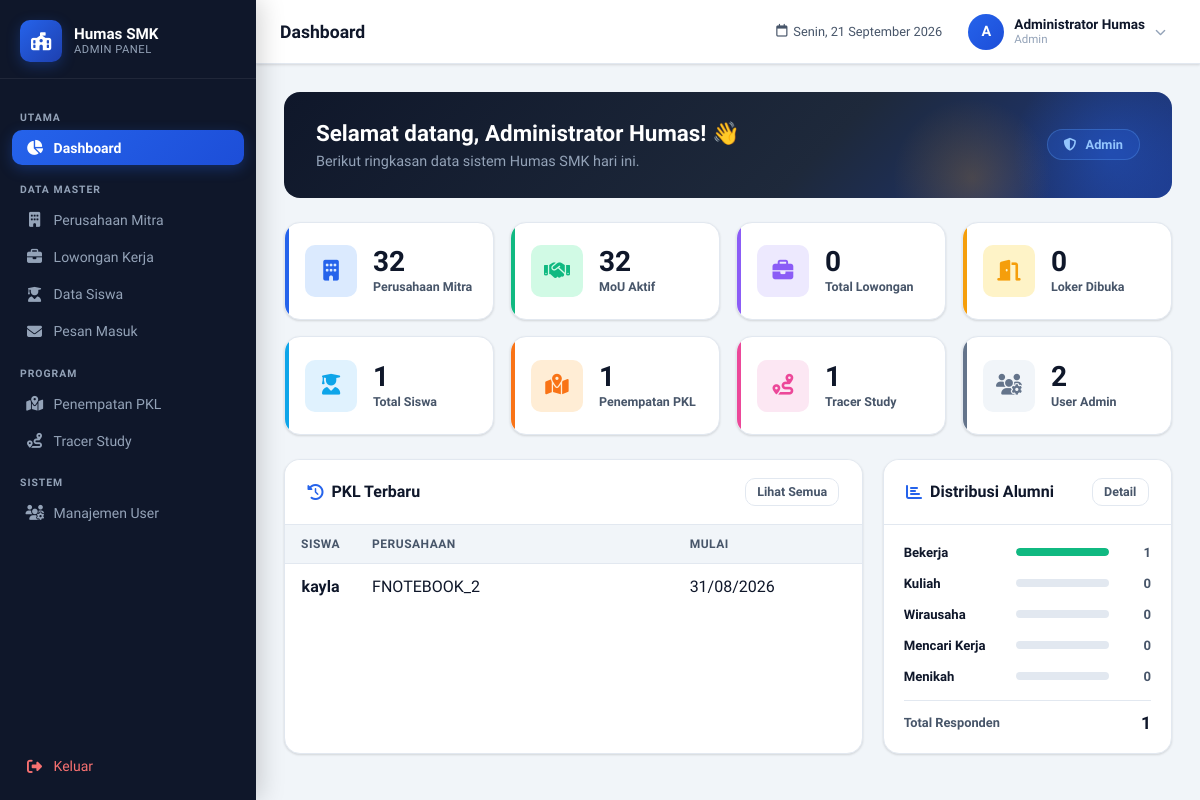
Page /admin/dashboard.php (signed in) on the committed database.
### tables this page shows
CREATE TABLE IF NOT EXISTS `pkl_penempatan` (
  `id` int NOT NULL AUTO_INCREMENT,
  `siswa_id` int NOT NULL,
  `perusahaan_id` int NOT NULL,
  `pembimbing_guru` varchar(100) NOT NULL,
  `tanggal_mulai` date NOT NULL,
  `tanggal_selesai` date NOT NULL,
  `status_penempatan` enum('Draft','Disetujui','Selesai') DEFAULT 'Draft',
  `created_at` timestamp NULL DEFAULT CURRENT_TIMESTAMP,
  `updated_at` timestamp NULL DEFAULT CURRENT_TIMESTAMP ON UPDATE CURRENT_TIMESTAMP,
  PRIMARY KEY (`id`),
  KEY `fk_pkl_siswa` (`siswa_id`),
  KEY `fk_pkl_perusahaan` (`perusahaan_id`)
);

CREATE TABLE IF NOT EXISTS `siswa` (
  `id` int NOT NULL AUTO_INCREMENT,
  `nisn` varchar(10) NOT NULL,
  `nama_siswa` varchar(150) NOT NULL,
  `kelas` varchar(20) NOT NULL,
  `jurusan` varchar(50) NOT NULL,
  `status_alumni` tinyint(1) DEFAULT '0',
  `created_at` timestamp NULL DEFAULT CURRENT_TIMESTAMP,
  `updated_at` timestamp NULL DEFAULT CURRENT_TIMESTAMP ON UPDATE CURRENT_TIMESTAMP,
  PRIMARY KEY (`id`),
  UNIQUE KEY `nisn` (`nisn`)
);

CREATE TABLE IF NOT EXISTS `perusahaan` (
  `id` int NOT NULL AUTO_INCREMENT,
  `nama_perusahaan` varchar(150) NOT NULL,
  `sektor_bidang` varchar(100) NOT NULL,
  `jurusan` text NOT NULL,
  `alamat` text NOT NULL,
  `penanggung_jawab` varchar(100) NOT NULL,
  `no_telepon` varchar(20) NOT NULL,
  `status_mou` varchar(100) DEFAULT 'Proses',
  `created_at` timestamp NULL DEFAULT CURRENT_TIMESTAMP,
  `updated_at` timestamp NULL DEFAULT CURRENT_TIMESTAMP ON UPDATE CURRENT_TIMESTAMP,
  PRIMARY KEY (`id`)
);

### admin/dashboard.php (the view, shortened to what this page needs)
<?php
require_once '../backend/connection.php';
$stats = [];
$queries = [
    'perusahaan' => "
        SELECT COUNT(*) AS n
        FROM perusahaan
    ",
    'mou_aktif' => "
        SELECT COUNT(*) AS n
        FROM perusahaan
        WHERE status_mou IS NOT NULL
        AND status_mou != ''
    ",
    'lowongan' => "
        SELECT COUNT(*) AS n
        FROM lowongan_kerja
    ",
    'loker_buka' => "
        SELECT COUNT(*) AS n
        FROM lowongan_kerja
        WHERE status_loker = 'Buka'
    ",
    'siswa' => "
        SELECT COUNT(*) AS n
        FROM siswa
    ",
    'alumni' => "
        SELECT COUNT(*) AS n
        FROM siswa
        WHERE status_alumni = 1
    ",
    'pkl' => "
        SELECT COUNT(*) AS n
        FROM pkl_penempatan
    ",
    'pkl_aktif' => "
        SELECT COUNT(*) AS n
        FROM pkl_penempatan
        WHERE status_penempatan = 'Disetujui'
    ",
    'tracer' => "
        SELECT COUNT(*) AS n
        FROM tracer_study
    ",
    'users' => "
        SELECT COUNT(*) AS n
        FROM users
    "
];
foreach ($queries as $key => $sql) {
    $res = mysqli_query($koneksi, $sql);
    if ($res) {
        $row = mysqli_fetch_assoc($res);
        $stats[$key] = $row['n'] ?? 0;
    } else {
        $stats[$key] = 0;
    }
}
$sql_pkl = "
    SELECT
        s.nama_siswa AS siswa,
        p.nama_perusahaan AS perusahaan,
        pk.pembimbing_guru,
        pk.status_penempatan,
        pk.tanggal_mulai,
        pk.tanggal_selesai
    FROM pkl_penempatan pk
    INNER JOIN siswa s
        ON s.id = pk.siswa_id
    INNER JOIN perusahaan p
        ON p.id = pk.perusahaan_id
    ORDER BY pk.created_at DESC
    LIMIT 6
";
$pkl_terbaru = mysqli_query($koneksi, $sql_pkl);
$sql_tracer_dist = "
    SELECT
        status_alumni,
        COUNT(*) AS n
    FROM tracer_study
    GROUP BY status_alumni
";
$tracer_dist = mysqli_query($koneksi, $sql_tracer_dist);
$tracer_data = [];
if ($tracer_dist) {
    while ($r = mysqli_fetch_assoc($tracer_dist)) {
        $tracer_data[$r['status_alumni']] = $r['n'];
    }
}
$tracer_data['Bekerja'] =
    $tracer_data['Bekerja'] ?? 0;
$tracer_data['Kuliah'] =
    $tracer_data['Kuliah'] ?? 0;
$tracer_data['Wirausaha'] =
    $tracer_data['Wirausaha'] ?? 0;
$tracer_data['Mencari Kerja'] =
    $tracer_data['Mencari Kerja'] ?? 0;
$tracer_data['Menikah'] =
    $tracer_data['Menikah'] ?? 0;
?>
<!DOCTYPE html>
<html lang="id">
<head>
    <link rel="stylesheet" href="https://cdnjs.cloudflare.com/ajax/libs/font-awesome/6.4.0/css/all.min.css">
    <link rel="stylesheet" href="assets/admin-style.css">
</head>
<body>
<?php include 'includes/sidebar.php'; ?>
<div class="admin-main">
    <?php include 'includes/header.php'; ?>
    <main class="admin-content">
        <div class="welcome-banner">
            <div class="welcome-text" style="position:relative;z-index:1;">
                <h2>Selamat datang, <?= htmlspecialchars($_SESSION['nama_lengkap'] ?? 'Admin') ?>! 👋</h2>
                <p>Berikut ringkasan data sistem Humas SMK hari ini.</p>
            </div>
            <span class="welcome-badge">
                <i class="fa-solid fa-shield-halved" style="margin-right:6px;"></i>
                <?= htmlspecialchars($_SESSION['jabatan'] ?? 'Admin') ?>
            </span>
        </div>
        <div class="stat-grid">
            <a href="perusahaan.php" class="stat-card" style="--card-color:#2563eb;--card-bg:#dbeafe; text-decoration:none;">
                <div class="stat-icon"><i class="fa-solid fa-building"></i></div>
                <div class="stat-info">
                    <span class="stat-value"><?= $stats['perusahaan'] ?></span>
                    <span class="stat-label">Perusahaan Mitra</span>
                </div>
            </a>
            <a href="perusahaan.php" class="stat-card" style="--card-color:#10b981;--card-bg:#d1fae5; text-decoration:none;">
                <div class="stat-icon"><i class="fa-solid fa-handshake"></i></div>
                <div class="stat-info">
                    <span class="stat-value"><?= $stats['mou_aktif'] ?></span>
                    <span class="stat-label">MoU Aktif</span>
                </div>
            </a>
            <a href="lowongan.php" class="stat-card" style="--card-color:#8b5cf6;--card-bg:#ede9fe; text-decoration:none;">
                <div class="stat-icon"><i class="fa-solid fa-briefcase"></i></div>
                <div class="stat-info">
                    <span class="stat-value"><?= $stats['lowongan'] ?></span>
                    <span class="stat-label">Total Lowongan</span>
                </div>
            </a>
            <a href="lowongan.php" class="stat-card" style="--card-color:#f59e0b;--card-bg:#fef3c7; text-decoration:none;">
                <div class="stat-icon"><i class="fa-solid fa-door-open"></i></div>
                <div class="stat-info">
                    <span class="stat-value"><?= $stats['loker_buka'] ?></span>
                    <span class="stat-label">Loker Dibuka</span>
                </div>
            </a>
            <a href="siswa.php" class="stat-card" style="--card-color:#0ea5e9;--card-bg:#e0f2fe; text-decoration:none;">
                <div class="stat-icon"><i class="fa-solid fa-user-graduate"></i></div>
                <div class="stat-info">
                    <span class="stat-value"><?= $stats['siswa'] ?></span>
                    <span class="stat-label">Total Siswa</span>
                </div>
            </a>
            <a href="pkl.php" class="stat-card" style="--card-color:#f97316;--card-bg:#ffedd5; text-decoration:none;">
                <div class="stat-icon"><i class="fa-solid fa-map-location-dot"></i></div>
                <div class="stat-info">
                    <span class="stat-value"><?= $stats['pkl'] ?></span>
                    <span class="stat-label">Penempatan PKL</span>
                </div>
            </a>
            <a href="tracer.php" class="stat-card" style="--card-color:#ec4899;--card-bg:#fce7f3; text-decoration:none;">
                <div class="stat-icon"><i class="fa-solid fa-route"></i></div>
                <div class="stat-info">
                    <span class="stat-value"><?= $stats['tracer'] ?></span>
                    <span class="stat-label">Tracer Study</span>
                </div>
            </a>
            <a href="users.php" class="stat-card" style="--card-color:#64748b;--card-bg:#f1f5f9; text-decoration:none;">
                <div class="stat-icon"><i class="fa-solid fa-users-gear"></i></div>
                <div class="stat-info">
                    <span class="stat-value"><?= $stats['users'] ?></span>
                    <span class="stat-label">User Admin</span>
                </div>
            </a>
        </div>
        <div class="dashboard-grid">
            <div class="card">
                <div class="card-header">
                    <span class="card-title"><i class="fa-solid fa-clock-rotate-left"></i> PKL Terbaru</span>
                    <a href="pkl.php" class="btn btn-outline btn-sm">Lihat Semua</a>
                </div>
                <div class="table-wrapper">
                    <table>
                        <thead>
                            <tr>
                                <th>Siswa</th>
                                <th>Perusahaan</th>
                                <th>Mulai</th>
                            </tr>
                        </thead>
                        <tbody>
                        <?php
                        while ($row = mysqli_fetch_assoc($pkl_terbaru)):
                        ?>
                            <tr>
                                <td style="font-weight:600;"><?= htmlspecialchars($row['siswa']) ?></td>
                                <td><?= htmlspecialchars($row['perusahaan']) ?></td>
                                <td><?= date('d/m/Y', strtotime($row['tanggal_mulai'])) ?></td>
                            </tr>
                        <?php endwhile; ?>
                        </tbody>
                    </table>
                </div>
            </div>
            <div class="card">
                <div class="card-header">
                    <span class="card-title"><i class="fa-solid fa-chart-bar"></i> Distribusi Alumni</span>
                    <a href="tracer.php" class="btn btn-outline btn-sm">Detail</a>
                </div>
                <div class="tracer-donut-wrap">
                    <?php
                    $tracer_colors = [
                        'Bekerja'        => ['#10b981','--card-color:#10b981'],
                        'Kuliah'         => ['#2563eb','--card-color:#2563eb'],
                        'Wirausaha'      => ['#f59e0b','--card-color:#f59e0b'],
                        'Mencari Kerja'  => ['#ef4444','--card-color:#ef4444'],
                        'Menikah'  => ['#2a06ad','--card-color:#ef4444'],
                    ];
                    $total_tracer = array_sum($tracer_data);
                    if ($total_tracer === 0):
                    ?>
                    <div class="table-empty" style="padding:2rem;">
                        <i class="fa-solid fa-chart-pie"></i>
                        <p>Belum ada data tracer study.</p>
                    </div>
                    <?php else:
                    foreach ($tracer_colors as $label => [$color, $style]):
                        $val = $tracer_data[$label] ?? 0;
                        $pct = $total_tracer > 0 ? round($val / $total_tracer * 100) : 0;
                    ?>
                    <div class="tracer-item">
                        <span class="tracer-label"><?= $label ?></span>
                        <div class="tracer-bar-wrap">
                            <div class="tracer-bar" style="width:<?= $pct ?>%;background:<?= $color ?>"></div>
                        </div>
                        <span class="tracer-count"><?= $val ?></span>
                    </div>
                    <?php endforeach; endif; ?>
                    <?php if ($total_tracer > 0): ?>
                    <div style="border-top:1px solid var(--slate-200);padding-top:.75rem;display:flex;justify-content:space-between;align-items:center;">
                        <span style="font-size:.8rem;color:var(--slate-600);font-weight:600;">Total Responden</span>
                        <span style="font-size:1.1rem;font-weight:800;color:var(--navy);"><?= $total_tracer ?></span>
                    </div>
                    <?php endif; ?>
                </div>
            </div>
        </div>
    </main>
</div>
</body>
</html>

### admin/assets/admin-style.css (style rules this page uses)
:root { --font: 'Plus Jakarta Sans', sans-serif; --navy: #0f172a; --slate: #1e293b; --slate-600: #475569; --slate-400: #94a3b8; --slate-200: #e2e8f0; --slate-100: #f1f5f9; --white: #ffffff; --blue: #2563eb; --blue-dark: #1d4ed8; --blue-light: #dbeafe; --gold: #f59e0b; --gold-light: #fef3c7; --green: #10b981; --green-light: #d1fae5; --red: #ef4444; --red-light: #fee2e2; --purple: #8b5cf6; --purple-light: #ede9fe; --orange: #f97316; --orange-light: #ffedd5; --sidebar-w: 256px; --header-h: 64px; --radius: 10px; --radius-lg: 16px; --radius-xl: 24px; --shadow-sm: 0 1px 3px rgba(0, 0, 0, .08), 0 1px 2px rgba(0, 0, 0, .06); --shadow-md: 0 4px 16px rgba(0, 0, 0, .10); --shadow-lg: 0 10px 32px rgba(0, 0, 0, .15); --shadow-blue: 0 4px 14px rgba(37, 99, 235, .30); }
*, *::before, *::after { margin: 0; padding: 0; box-sizing: border-box; }
html { scroll-behavior: smooth; }
body { font-family: var(--font); background: var(--slate-100); color: var(--navy); min-height: 100vh; display: flex; overflow-x: hidden; }
.admin-main { margin-left: var(--sidebar-w); flex: 1; width: calc(100% - var(--sidebar-w)); min-width: 0; min-height: 100vh; display: flex; flex-direction: column; transition: margin-left .3s; }
.admin-content { flex: 1; width: 100%; min-width: 0; padding: 1.75rem; display: flex; flex-direction: column; gap: 1.5rem; }
.stat-grid { display: grid; grid-template-columns: repeat(auto-fill, minmax(200px, 1fr)); gap: 1rem; }
.stat-card { background: white; border-radius: var(--radius-lg); padding: 1.4rem 1.25rem; display: flex; align-items: center; gap: 1rem; box-shadow: var(--shadow-sm); border: 1px solid var(--slate-200); transition: all .25s; position: relative; overflow: hidden; }
.stat-card::before { content: ''; position: absolute; top: 0; left: 0; width: 4px; height: 100%; background: var(--card-color, var(--blue)); }
.stat-icon { width: 52px; height: 52px; border-radius: var(--radius); display: flex; align-items: center; justify-content: center; font-size: 1.3rem; background: var(--card-bg, var(--blue-light)); color: var(--card-color, var(--blue)); flex-shrink: 0; }
.stat-info { flex: 1; min-width: 0; }
.stat-value { font-size: 1.75rem; font-weight: 800; color: var(--navy); line-height: 1; display: block; }
.stat-label { font-size: .78rem; font-weight: 600; color: var(--slate-600); margin-top: .2rem; display: block; white-space: nowrap; }
.card { background: white; border-radius: var(--radius-lg); box-shadow: var(--shadow-sm); border: 1px solid var(--slate-200); width: 100%; max-width: 100%; min-width: 0; overflow: hidden; }
.card-header { padding: 1.1rem 1.4rem; border-bottom: 1px solid var(--slate-200); display: flex; align-items: center; justify-content: space-between; gap: 1rem; flex-wrap: wrap; background: white; }
.card-title { font-size: 1rem; font-weight: 700; color: var(--navy); display: flex; align-items: center; gap: 8px; }
.card-title i { color: var(--blue); }
.table-wrapper { width: 100%; max-width: 100%; min-width: 0; overflow-x: auto; overflow-y: hidden; -webkit-overflow-scrolling: touch; scrollbar-width: auto; }
.table-wrapper table { width: max-content; min-width: 1500px; border-collapse: collapse; table-layout: auto; }
.table-wrapper thead th { background: var(--slate-100); color: var(--slate-600); font-size: .75rem; font-weight: 700; text-transform: uppercase; letter-spacing: .5px; padding: .75rem 1rem; text-align: left; border-bottom: 1px solid var(--slate-200); white-space: nowrap; }
.table-wrapper tbody tr { border-bottom: 1px solid var(--slate-200); transition: background .15s; }
.table-wrapper tbody tr:last-child { border-bottom: none; }
.table-wrapper tbody td { padding: .8rem 1rem; color: var(--navy); vertical-align: middle; white-space: nowrap; }
.table-wrapper th:nth-child(1), .table-wrapper td:nth-child(1) { width: 60px; min-width: 60px; text-align: center; }
.table-wrapper th:nth-child(2), .table-wrapper td:nth-child(2) { min-width: 220px; }
.table-wrapper th:nth-child(3), .table-wrapper td:nth-child(3) { min-width: 200px; }
.btn { display: inline-flex; align-items: center; gap: 6px; padding: .55rem 1.1rem; border-radius: var(--radius); font-size: .85rem; font-weight: 600; font-family: var(--font); cursor: pointer; border: none; transition: all .2s; text-decoration: none; white-space: nowrap; }
.btn-sm { padding: .35rem .7rem; font-size: .78rem; }
.btn-outline { background: transparent; border: 1.5px solid var(--slate-200); color: var(--slate-600); }

### rows in the picture
pkl_penempatan: siswa.nama_siswa "kayla", perusahaan.nama_perusahaan "FNOTEBOOK_2", tanggal_mulai "31/08/2026"

### other values in the picture
$page_title "Dashboard"
substr($_SESSION['nama_lengkap'] ?? 'A', 0, 1) "A"
$_SESSION['nama_lengkap'] "Administrator Humas"
$_SESSION['jabatan'] "Admin"
$stats['perusahaan'] "32"
$stats['mou_aktif'] "32"
$stats['lowongan'] "0"
$stats['loker_buka'] "0"
$stats['siswa'] "1"
$stats['pkl'] "1"
$stats['tracer'] "1"
$stats['users'] "2"
$label "Bekerja"
$val "1"
$label "Kuliah"
